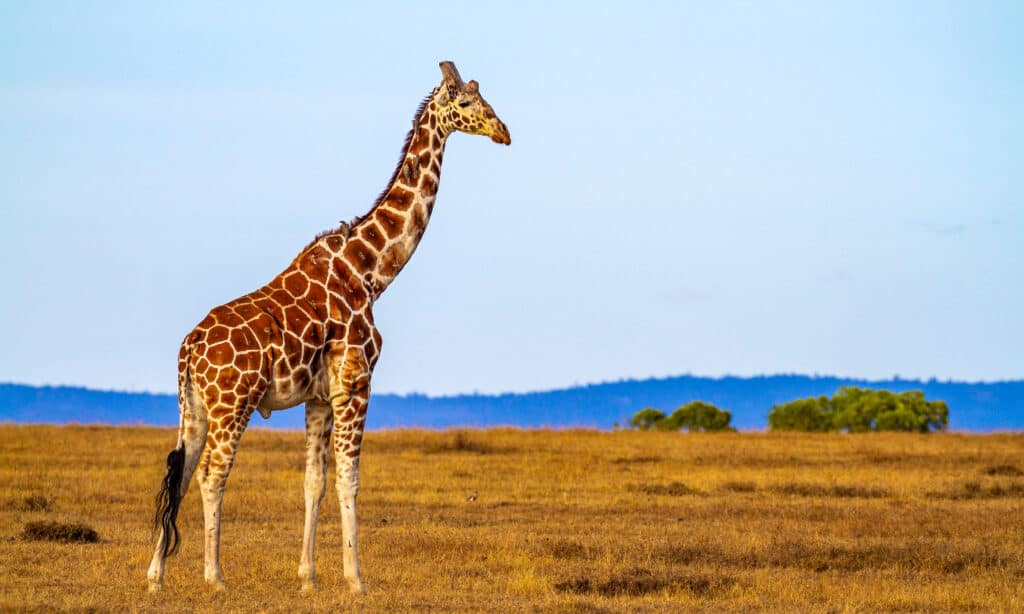
#> input picture pic_gi.jpg, 1024 x 614 px
$ python image_processing.py   (older library calls are emulated)
#> lines starting #> are read from the running program, lines starting #| are printed output that depends on the picture; after the words box and inside, x2 and y2 are one past the last pixel; in counts of white or black regions, pixels touching at a corner belong together
# import the cv2 library
import cv2
from matplotlib import pyplot as plt

def launching():
   grayscale('pic_gi.jpg')


   cv2.waitKey(0)


   cv2.destroyAllWindows()


def grayscale(image):
#> called with image = 'pic_gi.jpg'
    img_grayscale = cv2.imread(image,0)
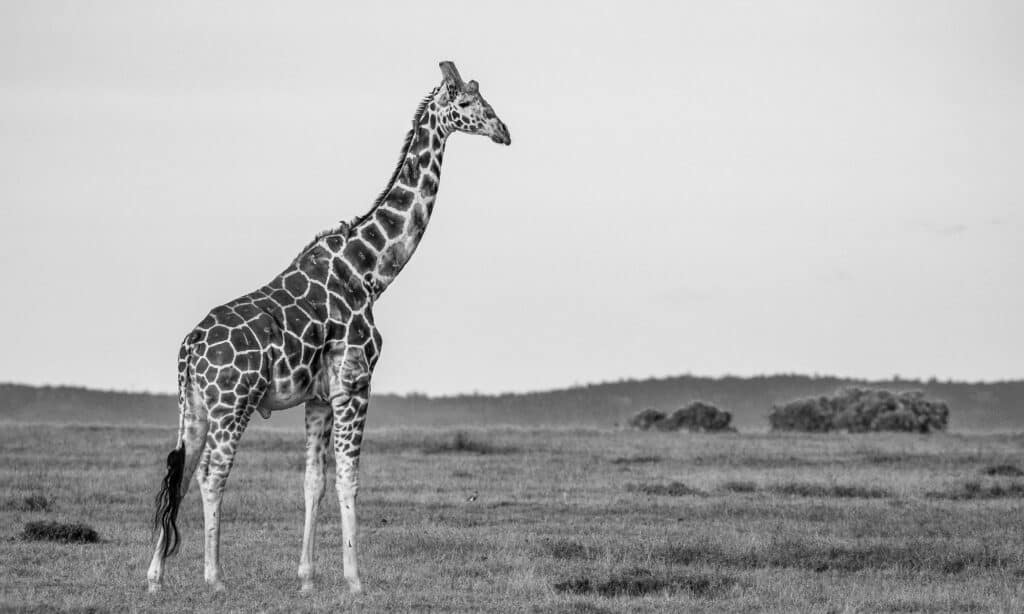
#> img_grayscale: shape (614, 1024); min 0, max 252, mean 177.3

    histr = cv2.calcHist([img_grayscale],[0],None,[256],[0,256])
#> histr = 256 values, max 32351 at index 221, min 0 at index 249, mean 2456


    height, width = img_grayscale.shape[:2]
#> height = 614; width = 1024
    # get the center coordinates of the image to create rotation matrix
    center = (width/2, height/2)
#> center = (512, 307)

    # using cv2.getRotationMatrix2D() to get the rotation matrix
    rotate_matrix = cv2.getRotationMatrix2D(center=center, angle=45, scale=1)

    # rotate the image using cv2.warpAffine
    rotated_image = cv2.warpAffine(src=img_grayscale, M=rotate_matrix, dsize=(width, height))
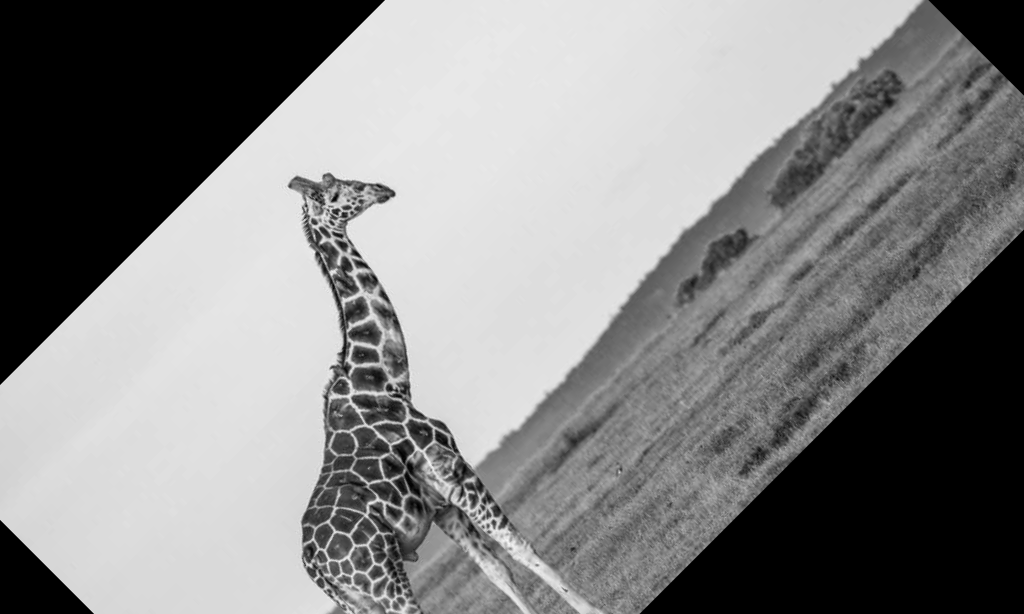
#> rotated_image: shape (614, 1024); min 0, max 247, mean 132.7


    c=cv2.imshow('Original image', img_grayscale)
    e=cv2.imshow('Rotated image', rotated_image)
    edg(img_grayscale)

    return cv2.imshow('graycsale image',img_grayscale),c,e,

def edg(image):
    img_blur = cv2.GaussianBlur(image, (3,3), 0)

    # Sobel Edge Detection
    sobelx = cv2.Sobel(src=img_blur, ddepth=cv2.CV_64F, dx=1, dy=0, ksize=5) # Sobel Edge Detection on the X axis
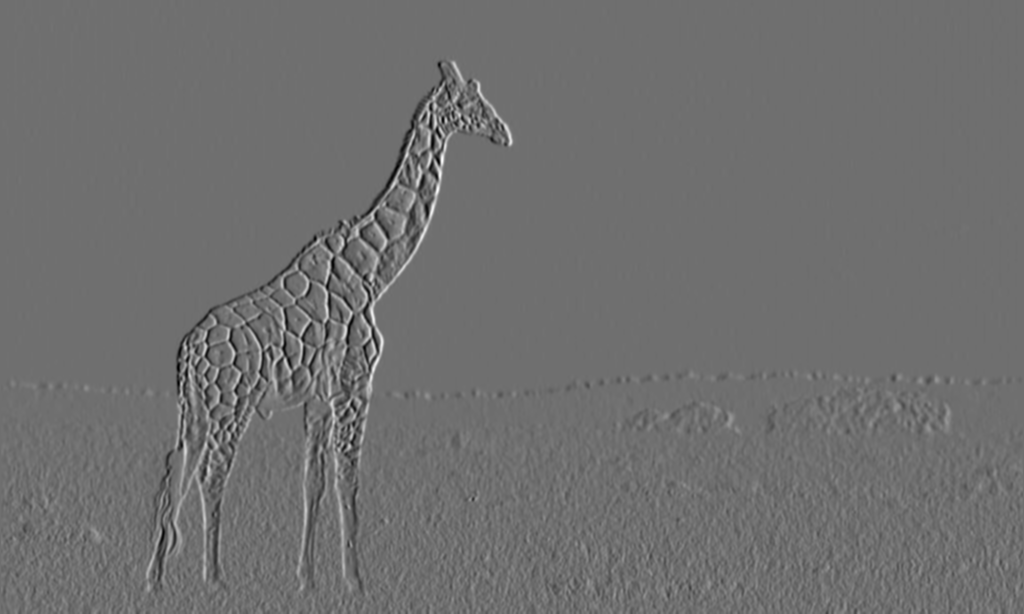
#> sobelx: shape (614, 1024) float64; min -6234, max 8004, mean -0.4; drawn with min black and max white
    sobely = cv2.Sobel(src=img_blur, ddepth=cv2.CV_64F, dx=0, dy=1, ksize=5) # Sobel Edge Detection on the Y axis
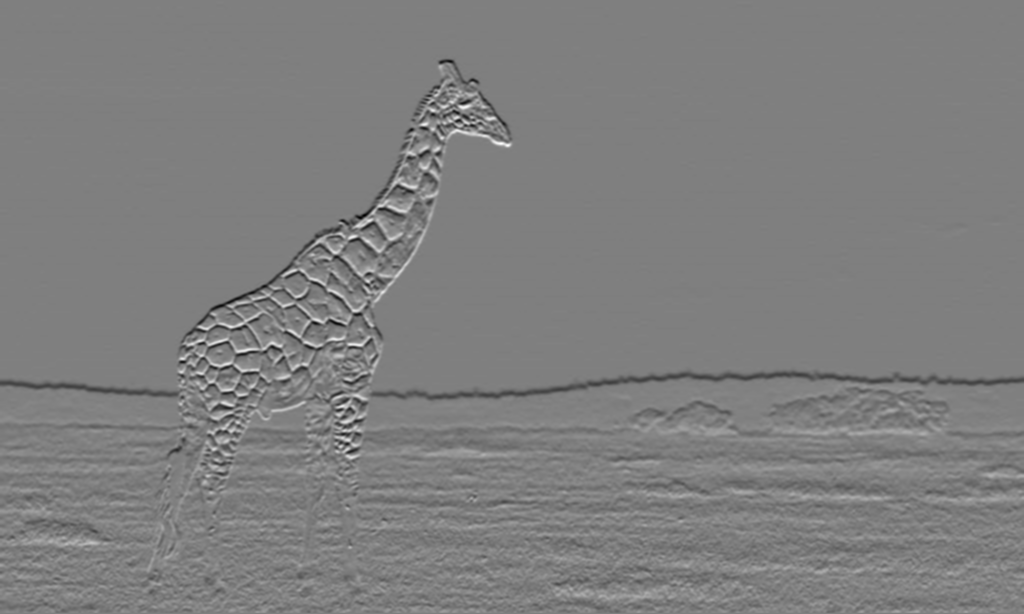
#> sobely: shape (614, 1024) float64; min -6718, max 6733, mean -21.9; drawn with min black and max white
    sobelxy = cv2.Sobel(src=img_blur, ddepth=cv2.CV_64F, dx=1, dy=1, ksize=5) # Combined X and Y Sobel Edge Detection
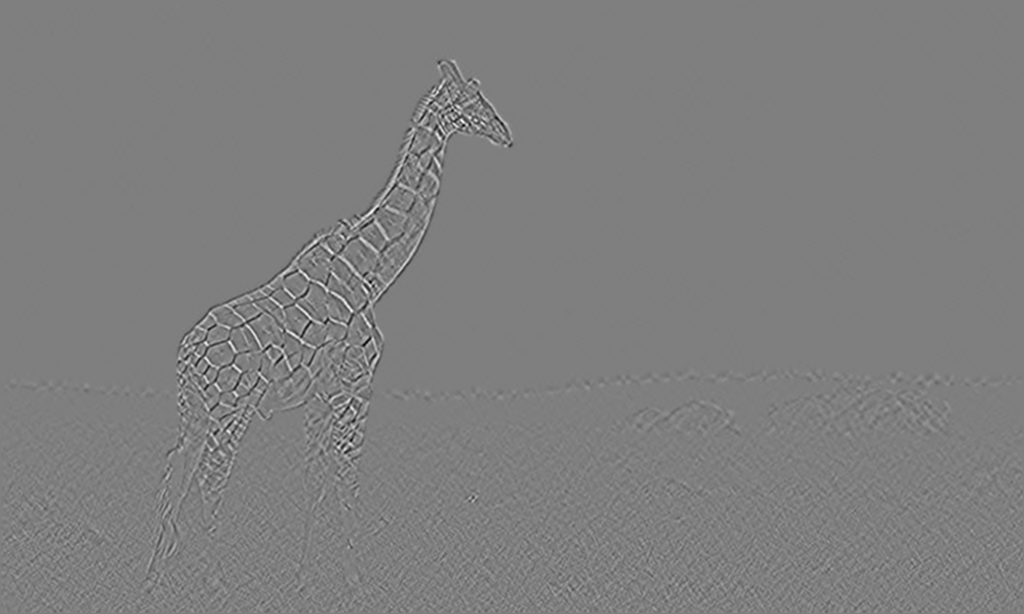
#> sobelxy: shape (614, 1024) float64; min -1570, max 1582, mean 0; drawn with min black and max white
    # Display Sobel Edge Detection Images
    f=cv2.imshow('Sobel X', sobelxy)
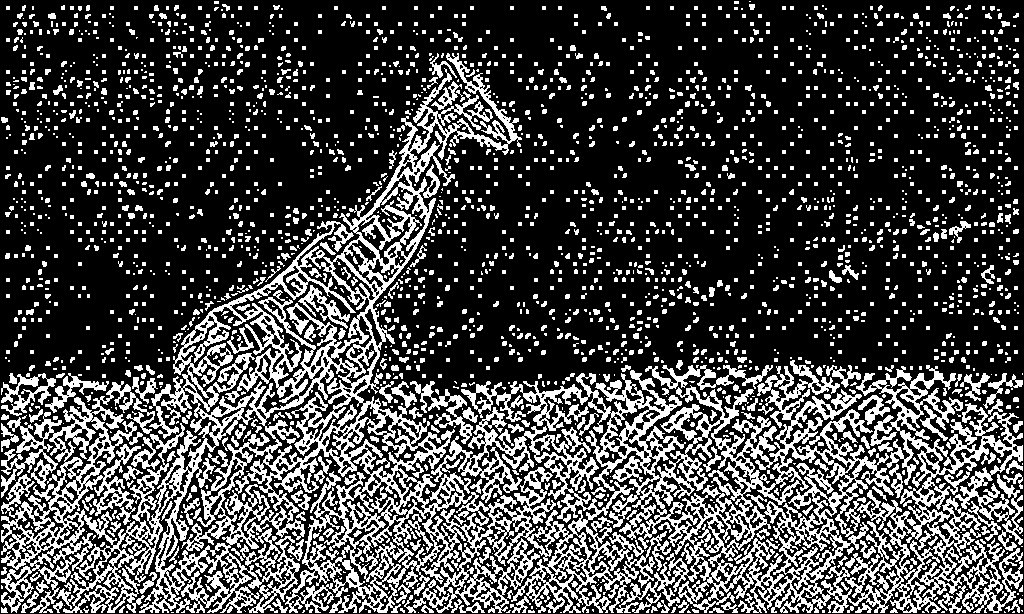
#> window 'Sobel X': shape (614, 1024); 27.4% white; 2773 white regions (2031 under 20 px), largest, box (x1, y1, x2, y2) and area: (1, 53, 1023, 613) 119370, (645, 365, 773, 390) 1077, (410, 381, 473, 444) 938
    return f


launching()
